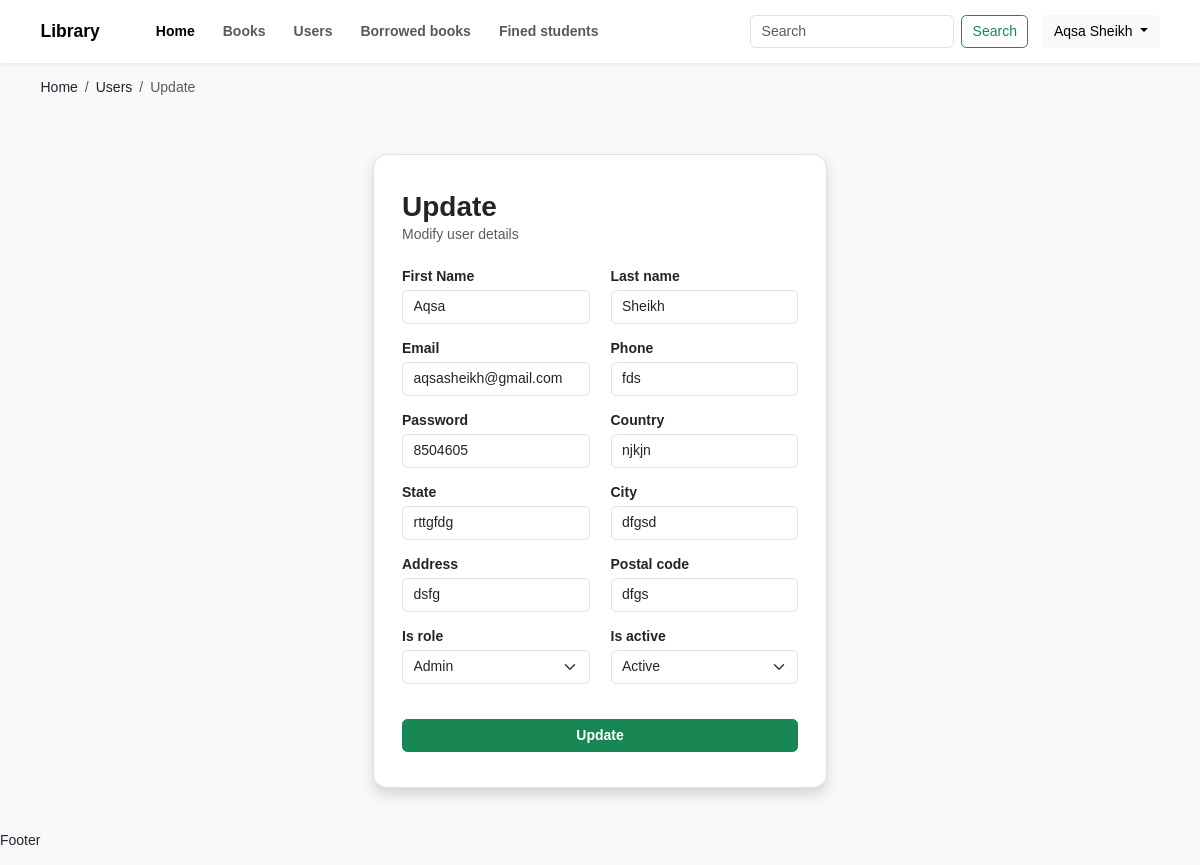
The app's page /user-update.php?id=1 (signed in) with its own data.
### tables this page shows
CREATE TABLE `users` (
    `id` int(100) NOT NULL, `first_name` varchar(255) DEFAULT NULL, `last_name` varchar(255) DEFAULT NULL, `email` varchar(255) DEFAULT NULL, `phone` varchar(255) DEFAULT NULL, `password` varchar(500) DEFAULT NULL, `country` varchar(255) DEFAULT NULL, `state` varchar(255) DEFAULT NULL, `city` varchar(255) DEFAULT NULL, `address` varchar(255) DEFAULT NULL, `postal_code` varchar(10) DEFAULT NULL, `is_role` int(1) DEFAULT NULL, `is_active` tinyint(1) DEFAULT NULL, `created_at` timestamp NULL DEFAULT NULL, `updated_at` timestamp NULL DEFAULT NULL
);

### app/http.php (called while the page is built, shortened)
<?php
class http
{
    public static function input($value, $default = null)
    {
        if (isset($_GET[$value])) {
            return $_GET[$value];
        } else if (isset($_POST[$value])) {
            return $_POST[$value];
        } else if (isset($_REQUEST[$value])) {
            return $_REQUEST[$value];
        } else {
            return $default;
        }
    }
}

### modules/users.php (called while the page is built, shortened)
<?php
class users extends database
{
    public static function single()
    {
        try {
            $id = http::input("id");
            $stmt = "SELECT * FROM `users` WHERE id={$id} ";
            $query = parent::$con->prepare($stmt);
            $query->execute();
            $query->setFetchMode(PDO::FETCH_ASSOC);
            $data = $query->fetch();
            return $data;
        } catch (PDOException $e) {
            echo $e->getMessage();
        }
    }
}

### user-update.php (the view, shortened to what this page needs)
<?php $user = users::single(); ?>
<!DOCTYPE html>
<html lang="en">
<head>
    <link rel="stylesheet" href="./assets/libs/bootstrap/css/bootstrap.min.css">
    <link rel="stylesheet" href="./assets/css/stylesheet.css">
</head>
<body class="bg-light h-100 d-flex flex-column">
    <main class="container h-100">
        <nav class="m-0">
            <ol class="breadcrumb">
                <li class="breadcrumb-item"><a href="home.php" class=" text-dark text-decoration-none">Home</a></li>
                <li class="breadcrumb-item"><a href="users.php" class="text-dark text-decoration-none">Users</a></li>
                <li class="breadcrumb-item active">Update</li>
            </ol>
        </nav>
        <div class="row justify-content-center h-100">
            <div class="col-sm-5 py-5">
                <form method="post" class="card shadow rounded-4 border p-3">
                    <div class="card-header bg-transparent border-0 pt-4">
                        <h3 class="fs-2 fw-bold mb-0">Update</h3>
                        <p class="fs-6 text-muted m-0">Modify user details</p>
                    </div>
                    <div class="card-body ">
                        <div class="row">
                            <div class="form-group mb-3 col-sm-6">
                                <label for="first_name" class="fw-bold mb-1">First Name</label>
                                <input type="text" name="first_name" id="first_name" class="form-control focus-ring focus-ring-success" value="<?= $user['first_name'] ?>" required>
                            </div>
                            <div class="form-group mb-3 col-sm-6">
                                <label for="last_name" class="fw-bold mb-1">Last name</label>
                                <input type="text" name="last_name" id="last_name" class="form-control focus-ring focus-ring-success" value="<?= $user['last_name'] ?>" required>
                            </div>
                            <div class="form-group mb-3 col-sm-6">
                                <label for="email" class="fw-bold mb-1">Email</label>
                                <input type="text" name="email" id="email" class="form-control focus-ring focus-ring-success" value="<?= $user['email'] ?>" required>
                            </div>
                            <div class="form-group mb-3 col-sm-6">
                                <label for="phone" class="fw-bold mb-1">Phone</label>
                                <input type="text" name="phone" id="phone" class="form-control focus-ring focus-ring-success" value="<?= $user['phone'] ?>" required>
                            </div>
                            <div class="form-group mb-3 col-sm-6">
                                <label for="password" class="fw-bold mb-1">Password</label>
                                <input type="text" name="password" id="password" class="form-control focus-ring focus-ring-success" value="<?= $user['password'] ?>">
                            </div>
                            <div class="form-group mb-3 col-sm-6">
                                <label for="country" class="fw-bold mb-1">Country</label>
                                <input type="text" name="country" id="country" class="form-control focus-ring focus-ring-success" value="<?= $user['country'] ?>" required>
                            </div>
                            <div class="form-group mb-3 col-sm-6">
                                <label for="state" class="fw-bold mb-1">State</label>
                                <input type="text" name="state" id="state" class="form-control focus-ring focus-ring-success" value="<?= $user['state'] ?>" required>
                            </div>
                            <div class="form-group mb-3 col-sm-6">
                                <label for="city" class="fw-bold mb-1">City</label>
                                <input type="text" name="city" id="city" class="form-control focus-ring focus-ring-success" value="<?= $user['city'] ?>" required>
                            </div>
                            <div class="form-group mb-3 col-sm-6">
                                <label for="address" class="fw-bold mb-1">Address</label>
                                <input type="text" name="address" id="address" class="form-control focus-ring focus-ring-success" value="<?= $user['address'] ?>" required>
                            </div>
                            <div class="form-group mb-3 col-sm-6">
                                <label for="postal_code" class="fw-bold mb-1">Postal code</label>
                                <input type="text" name="postal_code" id="postal_code" class="form-control focus-ring focus-ring-success" value="<?= $user['postal_code'] ?>" required>
                            </div>
                            <div class="form-group mb-3 col-sm-6">
                                <label for="is_role" class="fw-bold mb-1">Is role</label>
                                <select name="is_role" id="is_role" class="form-control form-select focus-ring focus-ring-success" required>
                                </select>
                            </div>
                            <div class="form-group mb-3 col-sm-6">
                                <label for="is_active" class="fw-bold mb-1">Is active</label>
                                <select name="is_active" id="is_active" class="form-control form-select focus-ring focus-ring-success" required>
                                </select>
                            </div>
                        </div>
                    </div>
                    <div class="card-footer bg-transparent text-center border-0 pb-4">
                        <button class="btn btn-success w-100 fw-bold" type="submit">Update</button>
                    </div>
                </form>
            </div>
        </div>
    </main>
</body>
</html>

### assets/css/stylesheet.css (style rules this page uses)
* { box-sizing: border-box; }
html, body { font-family: Arial, Helvetica, sans-serif; font-size: 14px; margin: 0; padding: 0; height: 100%; }

### records on screen
users: first_name "Aqsa", last_name "Sheikh", email "aqsasheikh@gmail.com", phone "fds", password "8504605", country "njkjn", state "rttgfdg", city "dfgsd", address "dsfg", postal_code "dfgs", is_active "Active"

### other values on screen
$GLOBALS["user"]["first_name"] "Aqsa"
$GLOBALS["user"]["last_name"] "Sheikh"
form field is_role "Admin"
